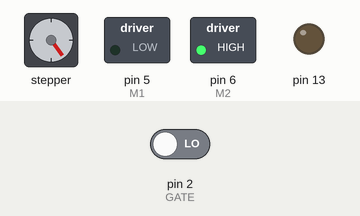
The sketch below on a simulated Arduino Uno, built for the host (arithmetic inside an expression is 32-bit, double 64-bit). Parts: stepper motor, switched loads named in the sketch (green lamp = pin HIGH), output pins drawn as LEDs (lit = HIGH). Wiring (inferred from the names in the program): stepper motor driver (200 steps per turn assumed): step pin 7; direction pin 8. The test bench sets the inputs (shaded band); at power-on: pin 2 (GATE) LOW. MIDI output is not drawn; pins used as bus, display or sensor lines are not drawn.

Above: at 1.2 s.
1.3 s: pin 2 (GATE) driven HIGH
At 1.52 s:
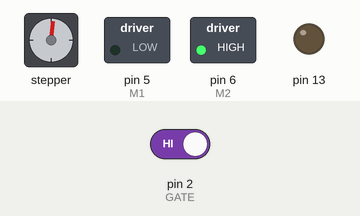
4.3 s: pin 2 (GATE) driven LOW
7.3 s: pin 2 (GATE) driven HIGH
At 7.52 s:
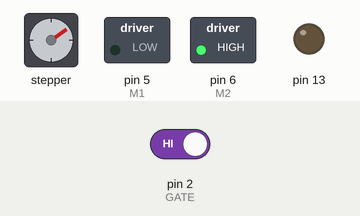
10.3 s: pin 2 (GATE) driven LOW
At 11.4 s:
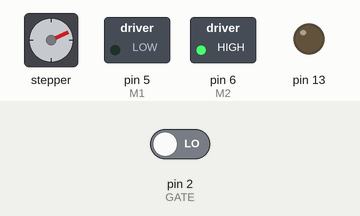
13.3 s: pin 2 (GATE) driven HIGH
Timing chart, 0 to 27.5 s (numbered marks = the images above; inputs shaded):
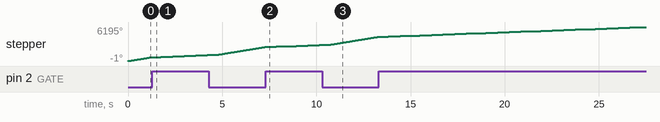

The sketch:

taran_stepper_MIDI.ino
```cpp
#include <MIDI.h>

//-----------------TIMER RELATED THINGS---------------------

// timer 1 is set up to tick every 40 microseconds
// every time tick_couter ++

volatile byte timer_state = 0;    // changing state of counter logics
//                      // 0 = step count
//                      // 1 = step wait
//                      // 2 = gate wait
volatile unsigned int timer_clk = 0;


//------------------MOTOR RELATED THINGS---------------------

// pins
#define DIR 8
#define STEP 7
#define M1 5
#define M2 6
#define GATE 2

// microstepping
// M1   M2  mode
// L    L   Full Step (2 Phase)
// H    L   Half Step
// L    H   Quarter Step
// H    H   Eigth Step

boolean m1 = false;
boolean m2 = true;

volatile unsigned int gateStop = 9000;        // gate stop 0 - 500 ms = 0 - 12500 (40uS)
volatile unsigned int spd = 60;             // spd 800 - 2000 ms = 20 - 50
volatile unsigned int dir = 1;
volatile boolean motor_run = true;

// mirrored variables that are used in timer when midi finished writing
volatile unsigned int gateStop_T;
volatile unsigned int spd_T;
volatile unsigned int dir_T;
volatile boolean midi_done = false;
//volatile boolean motor_run_T;

volatile boolean gateDisabled = false;
volatile unsigned int motor_step = 0;

int gateStop_MIDI = 9000;
int spd_MIDI = 60;             // spd 800 - 2000 ms = 20 - 50
int dir_MIDI = 1;
boolean motor_run_MIDI = true;

//------------------MIDI SETUP------------------------------

boolean midi_on = false;

//if (midi_on) {
MIDI_CREATE_DEFAULT_INSTANCE();
//}

#define MIDI_CH 1            // listening channel of device
#define MIDI_BROADCAST_CH 16  // all devices receive messages through midi ch 16

//  stepper motor controller midi implementation table
//  cc  values  variable  values
//  1   0-127   spd       1250 - 500  Hz
//  2   0-127   gateStop  1220 - 5    Hz
//  3   0-1     dir
//  4   0-1     motor_run

void handleCC(byte channel, byte ccNumber, byte ccValue) {
  //
  // map midi cc values to device defined variables
  //
  if (channel == MIDI_CH || channel == MIDI_BROADCAST_CH) {
    switch (ccNumber) {
      case 1:
        spd = map(ccValue, 0, 127, 50, 230);
        break;
      case 2:
        gateStop = map(ccValue, 0, 127, 50, 60000);
        break;
      case 3:
        dir = ccValue;
        break;
      case 4:
        motor_run = ccValue;
        break;
    }
  }
}


//-----------------GENERAL VARIABLES AND THINGS-------------


//-----------------STEUP------------------------------------
void setup() {

  // pins
  pinMode(DIR, OUTPUT);
  pinMode(STEP, OUTPUT);
  pinMode(M1, OUTPUT);
  pinMode(M2, OUTPUT);
  pinMode(13, OUTPUT);

  pinMode(GATE, INPUT);


  // microstepping pins setup
  digitalWrite(M1, m1);
  digitalWrite(M2, m2);


  // park motor to gate
  //  while (digitalRead(GATE) != HIGH) {
  //    makeStep();
  //  }


  // midi
  //  if (midi_on) {
  MIDI.setHandleControlChange(handleCC);
  MIDI.turnThruOff();
  //
  MIDI.begin(MIDI_CHANNEL_OMNI);
  //  } else {
  //Serial.begin(9600);
  //  }


  // TIMER 1 for interrupt frequency 100000 Hz:
  cli(); // stop interrupts
  TCCR1A = 0; // set entire TCCR1A register to 0
  TCCR1B = 0; // same for TCCR1B
  TCNT1  = 0; // initialize counter value to 0
  // set compare match register for 100000 Hz increments
  OCR1A = 159; // = 16000000 / (1 * 100000) - 1 (must be <65536)
  // turn on CTC mode
  TCCR1B |= (1 << WGM12);
  // Set CS12, CS11 and CS10 bits for 1 prescaler
  TCCR1B |= (0 << CS12) | (0 << CS11) | (1 << CS10);
  // enable timer compare interrupt
  TIMSK1 |= (1 << OCIE1A);
  sei(); // allow interrupts

  //delay(100);

  //attachInterrupt(digitalPinToInterrupt(GATE), gateExit, FALLING);

}

ISR(TIMER1_COMPA_vect) {
  //interrupt commands for TIMER 1 here

  //  spd=spd_MIDI;
  //  gateStop=gateStop_MIDI;
  //  dir=dir_MIDI;
  //  motor_run=motor_run_MIDI;
  if (!gateDisabled) {
    if (digitalRead(GATE) == HIGH) {
      timer_state = 2;
      motor_step = 0;
      gateDisabled = true;
    }
  }

  timer_clk++;


  //if (motor_run) {
  switch (timer_state) {
    case 0:
      digitalWrite(STEP, HIGH);
      if (timer_clk >= 4) {
        timer_state = 1;
        timer_clk = 0;
        digitalWrite(STEP, LOW);
//        motor_step++;
//        if (gateDisabled) {
//          if (motor_step > 100) {
//            gateDisabled = false;
//          }
//        }
        break;
      }
      break;
    case 1:
      //      if (timer_clk >= 80) {
      //        gateDisabled = false;
      //      }
      if (timer_clk >= spd) {
        motor_step++;
        if(motor_step>40){
            gateDisabled=false;
          }
        timer_state = 0;
        timer_clk = 0;
        break;
      }
      break;
    case 2:
      //gateWait = true;
      //gateDisabled = true;
      //digitalWrite(STEP, LOW);
      if (timer_clk >= gateStop) {
        timer_state = 0;
        timer_clk = 0;
        //gateDisabled = true;
        //gateWait = false;
        break;
      }
      break;
  }
  //}
}

//---------------LOOP---------------------------------------
void loop() {
  //  if (midi_on) {
  MIDI.read();
  //  } else {
  //
  //  }
  digitalWrite(DIR, dir);
  //  Serial.println(timer_clk);

}


//---------------GENERAL FUNCTIONS--------------------------
void makeStep() {
  //
  // this function is used just for start up to park motor to gate position
  // dont use this function enywhere else in code it implements delay and that is not COOL
  //
  digitalWrite(STEP, HIGH);
  delayMicroseconds(40);
  digitalWrite(STEP, LOW);
  delayMicroseconds(spd);
}

//
//void gateEntered() {
//
//  if (!gateDisabled) {
//    timer_clk = 0;
//    timer_state = 2;
//    gateDisabled = true;
//  }
//  //  for(int i = 4; i>0;i--){
//  //  makeStep();
//  //  }
//}

void gateExit() {
  // if (!gateWait) {
  gateDisabled = false;
  // }
}
```
